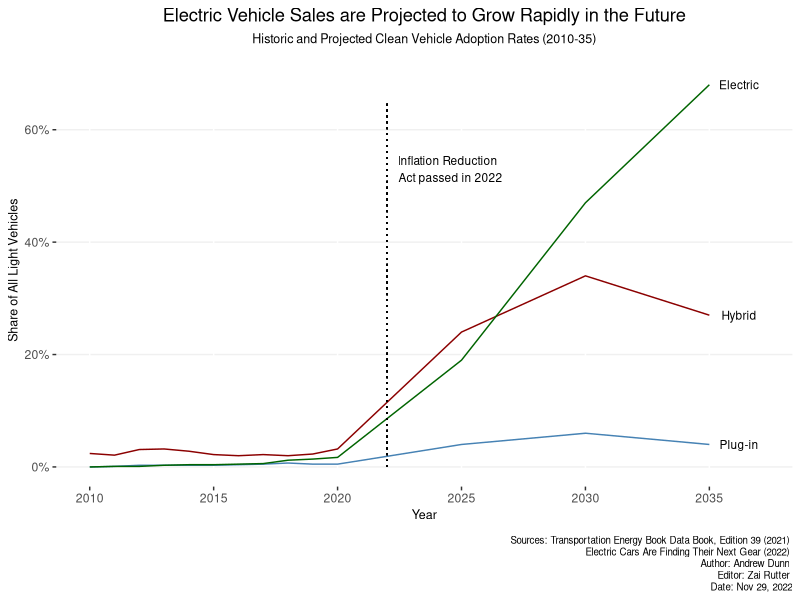
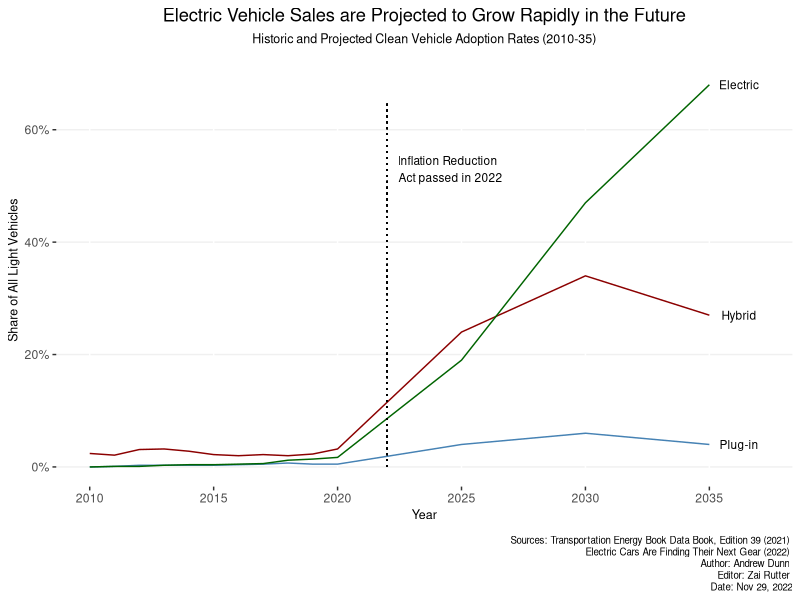

Reproduce these figures in R, in order.
## ---- chunk 1

# data from page 182
# https://tedb.ornl.gov/wp-content/uploads/2021/02/TEDB_Ed_39.pdf#page=182

library(readxl)
library(dplyr)
library(ggplot2)
library(knitr)

setwd("~/Desktop/CPR/electric vehicle tax credits Nov 2022")

# Prior data
full_df <- read_excel("Hybrid and Plug-In Vehicle Sales.xlsx")

df <- full_df %>%
  select(1, 6:8) %>%
  rename("Year" = "Calendar year", "Hybrid" = "Hybrid share of all light vehicles",
         "Plugin" = "Plug-in hybrid share of all light vehicles", 
         "Electric" = "All-electric share of all light vehicles")

# Old data projections from:
# https://www.alternativasostenibile.it/sites/default/files/BCG-The-Electric-Car-Tipping-Point-Jan-2018_tcm9-180862.pdf

# Data projections from Exhibit 1:
# https://www.bcg.com/publications/2022/electric-cars-finding-next-gear

# showing the math 
battery_2025 = .19
hybrid_2025 = .10 + .14
plugin_2025 = .04

battery_2030 = .47
hybrid_2030 = .25 + .09
plugin_2030 = .06

battery_2035 = .68
hybrid_2035 = .21 + .06 
plugin_2035 = .04

# add the rows
df[nrow(df) + 1,] = list(2025, hybrid_2025, plugin_2025, battery_2025)
df[nrow(df) + 1,] = list(2030, hybrid_2030, plugin_2030, battery_2030)
df[nrow(df) + 1,] = list(2035, hybrid_2035, plugin_2035, battery_2035)

## ---- chunk 2
ggplot(df, aes(x = Year, Hybrid)) +
  
  # Data lines
  geom_line(aes(y = Hybrid), color = "darkred") + 
  geom_text(data = df %>% filter(Year == last(Year)), aes(label = "Hybrid", 
                                                               x = Year + 1.2, 
                                                               y = Hybrid) , size = 3) + 
  geom_line(aes(y = Plugin), color = "steelblue") + 
  geom_text(data = df %>% filter(Year == last(Year)), aes(label = "Plug-in", 
                                                          x = Year + 1.2, 
                                                          y = Plugin) , size = 3) +
  geom_line(aes(y = Electric), color = "darkgreen") +
  geom_text(data = df %>% filter(Year == last(Year)), aes(label = "Electric", 
                                                          x = Year + 1.2, 
                                                          y = Electric) , size = 3) +
  scale_y_continuous(labels = scales::percent_format(accuracy = 1), limits = c(0, .7)) +
  scale_x_continuous(limits = c(2010, 2037), breaks = seq(2010, 2035, 5)) +
  
  # The vertical line
  geom_segment(aes(x = 2022, y = 0, xend = 2022, yend = .65), linetype="dotted", color = "black", size= .5) +
  annotate("text", x = 2024.5, y = .53, label = "Inflation Reduction \n Act passed in 2022", size = 3) +
  
  # Labels and whole graph formatting
  labs(x = "Year", 
       y = "Share of All Light Vehicles", 
       title = "Electric Vehicle Sales are Projected to Grow Rapidly in the Future",
       subtitle = "Historic and Projected Clean Vehicle Adoption Rates (2010-35)",
       caption = c("\n Sources: Transportation Energy Book Data Book, Edition 39 (2021) \n 
                   Electric Cars Are Finding Their Next Gear (2022) \n
                   Author: Andrew Dunn \n 
                   Editor: Zai Rutter \n 
                   Date: Nov 29, 2022"),
       color = 'Committees') +
  
  theme(plot.caption = element_text(lineheight = 0.5, size = 7),
        plot.caption.position = "plot",
        plot.title = element_text(hjust = 0.5), 
        plot.subtitle = element_text(hjust = 0.5, size = 9),
        axis.title = element_text(size = 9),
        panel.grid.minor = element_blank(), 
        panel.grid.major.y = element_line(color = "gray94"),
        panel.background = element_blank()) 


# save the graph
ggsave("clean_vehicle_graph.png")
